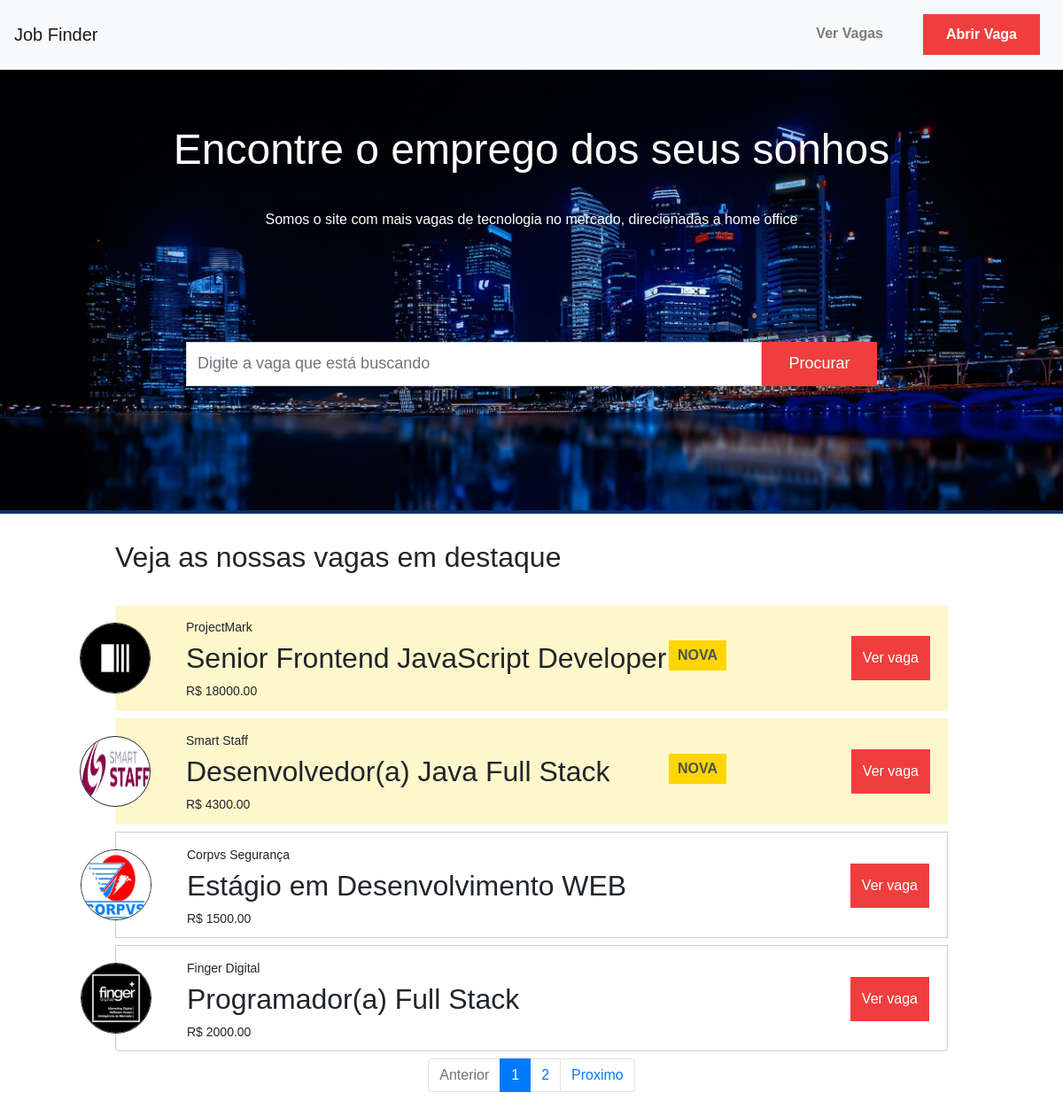
The page / on the database its author committed.
### app_job/models.py (models this page shows, shortened)
class Emprego(models.Model):
    titulo_vaga = models.CharField(max_length=255, verbose_name='Título')
    descricao_vaga = models.TextField(verbose_name='Descrição da Vaga')
    empresa_contratante = models.CharField(
        max_length=255, verbose_name='Empresa contratante')
    email_contato = models.EmailField(verbose_name="E-mail para contato")
    salario = MoneyField(max_digits=10, decimal_places=2, default_currency=BRL)
    imagem_empresa = models.ImageField(upload_to='post_img/%Y/%m/%d', blank=True,
                                       null=True, verbose_name='Imagem Empresa')

### app_job/views.py (the view)
# urls.py: path('', views.PostJob, name='index'),
def PostJob(request):
    emp = Emprego.objects.all().order_by('-id').values()
    nv = emp[:2]
    for vaga_nova in nv:
        for em in emp:
            if vaga_nova['id']==em['id']:
                em['vaga']='new-job'
    paginator = Paginator(emp, 4)
    page = request.GET.get('page')
    emp = paginator.get_page(page)
    return render(request, 'app_job/index.html', {"jobs": emp})

### app_job/templates/app_job/index.html (shortened to what this page needs)
{% extends "base.html" %}
{% load static %}
{% block 'conteudo' %}
<div id="top-container" class="container-fluid">
        <h1 id="main-title" class="text-center">Encontre o emprego dos seus sonhos</h1>
        <p id="main-subtitle" class="text-center">Somos o site com mais vagas de tecnologia no mercado, direcionadas a home office</p>
        <form id="search-form" class="form-inline" action="{% url 'busca' %}" method="get">
            <div class="form-group col-md-10">
                <input type="text" class="form-control" id="job" name="job" placeholder="Digite a vaga que está buscando" value="{{ request.GET.job }}">
            </div>
            <div class="col-md-2">
                <button type="submit" class="btn btn-primary">Procurar</button>
            </div>
        </form>
    </div>
    <main>
        <div id="jobs-container" class="container">
            <div class="row">
                <div class="col-md-12">
                    <h2 id="job-list-title">Veja as nossas vagas em destaque</h2>
                    <ul id="job-list" class="list-group">
                        {% for job in jobs %}
                            {% if job.vaga%}
                                <li class="list-group-item {{job.vaga}}">
                            {% else %}
                                <li class="list-group-item">
                            {% endif %}
                                {% if job.imagem_empresa %}
                                        <img src="media/{{job.imagem_empresa}}" alt="Company">
                                {% else %}
                                         <img src="{% static 'img/company.svg' %}" alt="Company">
                                {% endif %}
                                <p>{{job.empresa_contratante}}</p>
                                <h2>{{job.titulo_vaga}}</h2>
                                <p>R$ {{job.salario}}</p>
                                <span class="new-job-label">Nova</span>
                                <a class="btn btn-primary" href="{% url 'detalhes' job.id %}">Ver vaga</a>
                            </li>
                        {% endfor %}
                    </ul>
                </div>
            </div>
    <nav aria-label="Page navigation example">
      <ul class="pagination justify-content-center">
        {% if jobs.has_previous %}
          <li class="page-item">
            <a class="page-link" href="?page={{ jobs.previous_page_number }}">Anterior</a>
          </li>
        {% else %}
          <li class="page-item disabled">
            <a class="page-link" href="#" tabindex="-1" aria-disabled="true">Anterior</a>
          </li>
        {% endif %}
        {% for page in jobs.paginator.page_range %}
          {% if jobs.number == page %}
            <li class="page-item active" aria-current="page">
              <span class="page-link">
                {{ page }}
              </span>
            </li>
          {% else %}
            <li class="page-item"><a class="page-link" href="?page={{ page }}">{{ page }}</a></li>
          {% endif %}
        {% endfor %}
        {% if jobs.has_next %}
          <li class="page-item">
            <a class="page-link" href="?page={{ jobs.next_page_number }}">Proximo</a>
          </li>
        {% else %}
          <li class="page-item disabled">
            <a class="page-link" href="#" tabindex="-1" aria-disabled="true">Proximo</a>
          </li>
        {% endif %}
      </ul>
    </nav>
        </div>
    </main>
{% endblock  %}

### templates/base.html (shortened to what this page needs)
<!DOCTYPE html>
<html lang="pt-br">
<head>
{% include "parciais/_head.html" %}
</head>
<body>
{% include "parciais/_nav.html" %}
{% block 'conteudo' %}{% endblock  %}
</body>
</html>

### templates/parciais/_head.html (shortened to what this page needs)
    {% load static %}
    <link rel="stylesheet" href="https://stackpath.bootstrapcdn.com/bootstrap/4.4.1/css/bootstrap.min.css">
     <link href="{% static 'css/styles.css' %}" rel="stylesheet">

### templates/parciais/_nav.html (shortened to what this page needs)
    <header>
        <nav class="navbar fixed-top navbar-expand-lg navbar-light bg-light">
            <a class="navbar-brand" href="{% url 'index' %}">Job Finder</a>
            <div class="collapse navbar-collapse" id="navbarNav">
                <ul class="navbar-nav ml-auto">
                    <li class="nav-item">
                        <a class="nav-link" href="{% url 'index' %}">Ver Vagas</a>
                    </li>
                    <li class="nav-item">
                        <a class="nav-link btn btn-primary" href="{% url 'formulario' %}">Abrir Vaga</a>
                    </li>
                </ul>
            </div>
        </nav>
    </header>

### templates/parciais/_footer.html (shortened to what this page needs)
    {% load static %}

### templates/static/css/styles.css (style rules this page uses)
* { box-sizing: border-box; font-family: Helvetica, sans-serif; }
.navbar { padding: 1rem; border-bottom: 1px solid #CCC; }
.navbar .nav-item a { color: #212529; }
.nav-item { margin: 0 10px; }
.navbar-expand-lg .navbar-nav .nav-link { padding: 10px 25px; font-weight: bold; }
.navbar .nav-item .btn { color: #FFF; background-color: #F03E3E; border: 1px solid transparent; border-radius: 0; }
#top-container { padding: 110px; background-color: #F7F9FC; border-bottom: 4px solid #013068; margin-bottom: 30px; background-image: url("../img/banner2.jpg"); background-position: 0 100px; background-size: cover; color: #FFF; }
#main-title { padding: 30px 0; font-size: 3rem; }
#main-subtitle { font-size: 1rem; padding-bottom: 80px; }
#search-form { padding: 30px 100px; }
#search-form .col-md-10, #search-form .col-md-2 { padding: 0; }
#search-form input, #search-form button { width: 100%; border-radius: 0; height: 50px; font-size: 18px; }
#search-form button { color: #FFF; background-color: #F03E3E; border: 1px solid transparent; }
#jobs-container { padding: 0 100px; padding-bottom: 50px; }
#job-list .list-group-item { margin-bottom: 8px; border: 1px solid #CCC; padding: 15px 80px; color: #212529; height: 120px; }
#job-list .list-group-item p { font-size: 14px; margin-bottom: 5px; }
#job-list .list-group-item.new-job { border: none; background-color: #FFF7CC; }
#job-list-title { margin-bottom: 35px; }
.list-group-item img { width: 80px; height:80px; border: 1px solid #212529; border-radius: 50%; background-color: #FFF; position: absolute; left: -40px; top: calc(50% - 40px); }
.list-group-item a { position: absolute; right: 20px; top: 35px; height: 50px; line-height: 35px; background-color: #F03E3E; border: 1px solid transparent; border-radius: 0; color: #FFF; }
.new-job-label { background-color: #FFD500; color: #4D5154; text-transform: uppercase; font-weight: bold; padding: 5px 10px; position: absolute; right: 250px; top: 40px; display: none; }
.new-job .new-job-label { display: block; }

### rows shown on the page
Emprego: imagem_empresa (picture), empresa_contratante "ProjectMark", titulo_vaga "Senior Frontend JavaScript Developer", salario "18000.00"
Emprego: imagem_empresa (picture), empresa_contratante "Smart Staff", titulo_vaga "Desenvolvedor(a) Java Full Stack", salario "4300.00"
Emprego: imagem_empresa (picture), empresa_contratante "Corpvs Segurança", titulo_vaga "Estágio em Desenvolvimento WEB", salario "1500.00"
Emprego: imagem_empresa (picture), empresa_contratante "Finger Digital", titulo_vaga "Programador(a) Full Stack", salario "2000.00"

### other values the page prints
{{ page }} "1"
{{ page }} "2"
